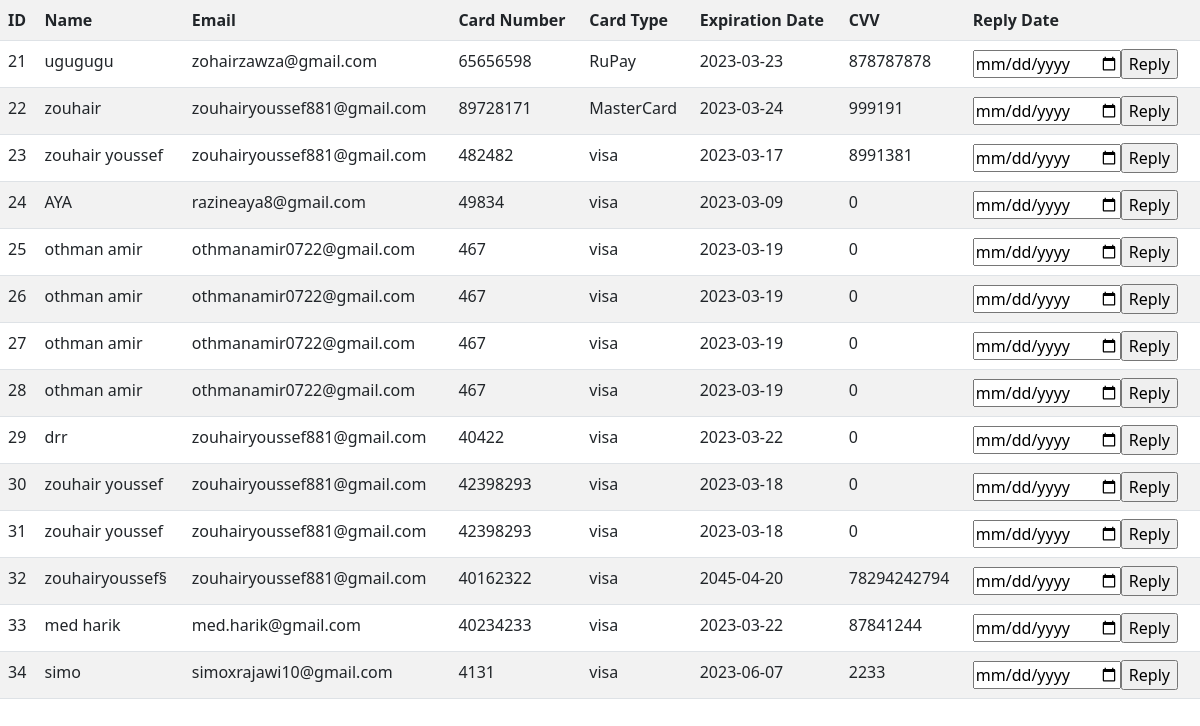
Screenshot of /all_informations/reply.php with the database file from the repository.
### tables this page shows
CREATE TABLE `orders` (
  `id` int(10) UNSIGNED NOT NULL,
  `email` varchar(250) NOT NULL,
  `name` varchar(50) NOT NULL,
  `card_number` int(16) NOT NULL,
  `card_type` varchar(10) NOT NULL,
  `exp_date` date NOT NULL,
  `cvv` varchar(250) NOT NULL
);

### all_informations/reply.php (the view, shortened to what this page needs)
<!DOCTYPE html>
<html lang="en">
<head>
    <link href="https://cdn.jsdelivr.net/npm/bootstrap@5.2.3/dist/css/bootstrap.min.css" rel="stylesheet">
</head>
<body>
    <?php
$servername = "localhost";
$username = "root";
$password = "root";
$dbname = "fitness";
$port = 8889;
$conn = new mysqli($servername, $username, $password, $dbname, $port);
$sql = "SELECT id, name, email, card_number, card_type, exp_date, cvv FROM orders";
$result = $conn->query($sql);
if ($result->num_rows > 0) {
    echo "<table class='table table-striped'>";
    echo "<tr><th>ID</th><th>Name</th><th>Email</th><th>Card Number</th><th>Card Type</th><th>Expiration Date</th><th>CVV</th><th>Reply Date</th></tr>";
    while($row = $result->fetch_assoc()) {
        echo "<tr><td>" . $row["id"] . "</td><td>" . $row["name"] . "</td><td>" . $row["email"] . "</td><td>" . $row["card_number"] . "</td><td>" . $row["card_type"] . "</td><td>" . $row["exp_date"] . "</td><td>" . $row["cvv"] . "</td><td><form action='send_notification.php' method='post'><input type='hidden' name='order_id' value='" . $row["id"] . "'><input type='date'  name='reply_date_" . $row["id"] . "'><input type='submit' value='Reply'>";
    }
    echo "</table>";
} else {
    echo "No orders found.";
}
?>
</body>
</html>

### rows the page displays
orders: id "21", name "ugugugu", email "zohairzawza@gmail.com", card_number "65656598", card_type "RuPay", exp_date "2023-03-23", cvv "878787878"
orders: id "22", name "zouhair", email "zouhairyoussef881@gmail.com", card_number "89728171", card_type "MasterCard", exp_date "2023-03-24", cvv "999191"
orders: id "23", name "zouhair youssef", email "zouhairyoussef881@gmail.com", card_number "482482", card_type "visa", exp_date "2023-03-17", cvv "8991381"
orders: id "24", name "AYA", email "razineaya8@gmail.com", card_number "49834", card_type "visa", exp_date "2023-03-09", cvv "0"
orders: id "25", name "othman amir", email "othmanamir0722@gmail.com", card_number "467", card_type "visa", exp_date "2023-03-19", cvv "0"
orders: id "26", name "othman amir", email "othmanamir0722@gmail.com", card_number "467", card_type "visa", exp_date "2023-03-19", cvv "0"
orders: id "27", name "othman amir", email "othmanamir0722@gmail.com", card_number "467", card_type "visa", exp_date "2023-03-19", cvv "0"
orders: id "28", name "othman amir", email "othmanamir0722@gmail.com", card_number "467", card_type "visa", exp_date "2023-03-19", cvv "0"
orders: id "29", name "drr", email "zouhairyoussef881@gmail.com", card_number "40422", card_type "visa", exp_date "2023-03-22", cvv "0"
orders: id "30", name "zouhair youssef", email "zouhairyoussef881@gmail.com", card_number "42398293", card_type "visa", exp_date "2023-03-18", cvv "0"
orders: id "31", name "zouhair youssef", email "zouhairyoussef881@gmail.com", card_number "42398293", card_type "visa", exp_date "2023-03-18", cvv "0"
orders: id "32", name "zouhairyoussef§", email "zouhairyoussef881@gmail.com", card_number "40162322", card_type "visa", exp_date "2045-04-20", cvv "78294242794"
orders: id "33", name "med harik", email "med.harik@gmail.com", card_number "40234233", card_type "visa", exp_date "2023-03-22", cvv "87841244"
orders: id "34", name "simo", email "simoxrajawi10@gmail.com", card_number "4131", card_type "visa", exp_date "2023-06-07", cvv "2233"
